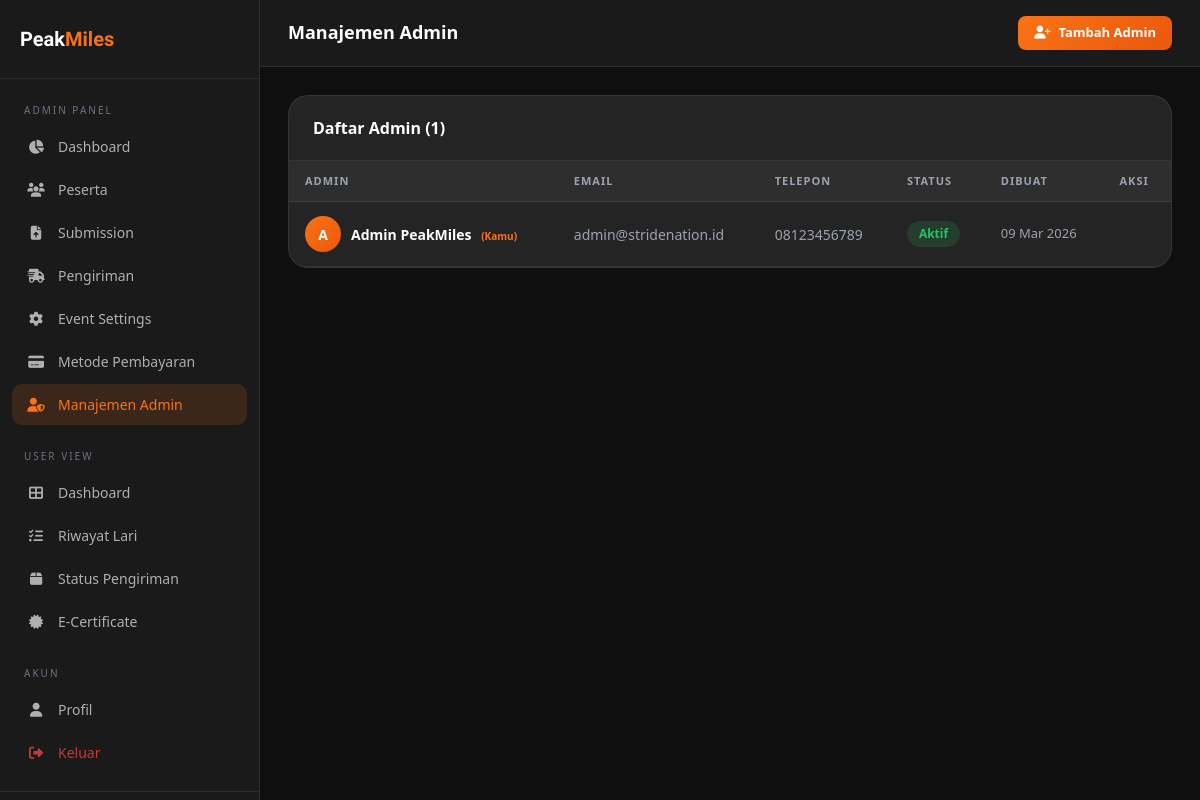
Page /admin/admins.php (signed in) on the committed database.
### tables this page shows
CREATE TABLE IF NOT EXISTS users (
    id INT AUTO_INCREMENT PRIMARY KEY,
    name VARCHAR(100) NOT NULL,
    email VARCHAR(150) NOT NULL UNIQUE,
    phone VARCHAR(20),
    password_hash VARCHAR(255) NOT NULL,
    role ENUM('user', 'admin') DEFAULT 'user',
    is_active TINYINT(1) DEFAULT 1,
    reset_token VARCHAR(100) NULL,
    reset_expires DATETIME NULL,
    created_at DATETIME DEFAULT CURRENT_TIMESTAMP,
    updated_at DATETIME DEFAULT CURRENT_TIMESTAMP ON UPDATE CURRENT_TIMESTAMP
);

### includes/functions.php (called while the page is built, shortened)
<?php
function getCurrentUser(): ?array {
    $db = getDB();
    $stmt = $db->prepare("SELECT u.*, p.dob, p.gender, p.address_full, p.province, p.city, p.postal_code, p.jersey_size
        FROM users u LEFT JOIN user_profiles p ON u.id = p.user_id WHERE u.id = ?");
    $stmt->execute([$_SESSION['user_id']]);
    return $stmt->fetch() ?: null;
}
function sanitize(string $input): string {
    return htmlspecialchars(trim($input), ENT_QUOTES, 'UTF-8');
}

### admin/admins.php (the view, shortened to what this page needs)
<?php
require_once __DIR__ . '/../includes/functions.php';
$db = getDB();
$adminUser = getCurrentUser();
$admins = $db->query("SELECT * FROM users WHERE role='admin' ORDER BY created_at DESC")->fetchAll();
?>
<!DOCTYPE html>
<html lang="id">
<head>
<link rel="stylesheet" href="<?= SITE_URL ?>/assets/css/style.css">
<link rel="stylesheet" href="https://cdn.jsdelivr.net/npm/bootstrap@5.3.0/dist/css/bootstrap.min.css">
<link rel="stylesheet" href="https://cdnjs.cloudflare.com/ajax/libs/font-awesome/6.4.0/css/all.min.css">
</head>
<body>
<div class="dashboard-layout">
  <?php require_once __DIR__ . '/../includes/sidebar.php'; ?>
  <div class="main-content">
    <div class="topbar">
      <div class="d-flex align-items-center gap-3">
        <div class="topbar-title">Manajemen Admin</div>
      </div>
      <button onclick="openModal('addAdminModal')" class="btn-primary-custom btn-sm-custom">
        <i class="fa fa-user-plus"></i> Tambah Admin
      </button>
    </div>
    <div class="page-content">
      <div class="table-container">
        <div class="table-header">
          <div class="table-title">Daftar Admin (<?= count($admins) ?>)</div>
        </div>
        <table class="table-custom">
          <thead>
            <tr>
              <th>Admin</th>
              <th>Email</th>
              <th>Telepon</th>
              <th>Status</th>
              <th>Dibuat</th>
              <th>Aksi</th>
            </tr>
          </thead>
          <tbody>
            <?php foreach ($admins as $a): ?>
            <tr>
              <td>
                <div style="display:flex;align-items:center;gap:10px;">
                  <div style="width:36px;height:36px;border-radius:50%;background:linear-gradient(135deg,var(--primary),var(--primary-dark));display:flex;align-items:center;justify-content:center;font-weight:700;font-size:14px;color:#fff;">
                    <?= strtoupper(substr($a['name'], 0, 1)) ?>
                  </div>
                  <div style="font-weight:600;color:#fff;"><?= sanitize($a['name']) ?>
                    <?php if ($a['id'] === $adminUser['id']): ?>
                    <span style="font-size:10px;color:var(--primary);margin-left:6px;">(Kamu)</span>
                    <?php endif; ?>
                  </div>
                </div>
              </td>
              <td style="color:var(--gray-light);"><?= sanitize($a['email']) ?></td>
              <td style="color:var(--gray-light);"><?= sanitize($a['phone'] ?? '-') ?></td>
              <td>
                <span class="status-badge <?= $a['is_active'] ? 'badge-approved' : 'badge-rejected' ?>">
                  <?= $a['is_active'] ? 'Aktif' : 'Nonaktif' ?>
                </span>
              </td>
              <td style="color:var(--gray-light);font-size:13px;"><?= date('d M Y', strtotime($a['created_at'])) ?></td>
              <td>
              </td>
            </tr>
            <?php endforeach; ?>
          </tbody>
        </table>
      </div>
    </div>
  </div>
</div>
</body>
</html>

### assets/css/style.css (style rules this page uses)
:root { --primary: #f97316; --primary-dark: #ea580c; --primary-light: #fed7aa; --dark: #0f0f0f; --dark-2: #1a1a1a; --dark-3: #242424; --dark-4: #2e2e2e; --gray: #6b7280; --gray-light: #9ca3af; --border: rgba(255,255,255,0.08); --success: #22c55e; --danger: #ef4444; --warning: #f59e0b; --info: #3b82f6; --radius: 12px; --radius-lg: 20px; --shadow: 0 4px 24px rgba(0,0,0,0.4); --shadow-glow: 0 0 40px rgba(249,115,22,0.2); }
* { margin: 0; padding: 0; box-sizing: border-box; }
html { scroll-behavior: smooth; background: #0f0f0f; }
body { font-family: 'Fira Sans', system-ui, sans-serif; background: var(--dark); color: #e5e7eb; line-height: 1.6; min-height: 100vh; }
.btn-primary-custom { background: linear-gradient(135deg, var(--primary), var(--primary-dark)); color: #fff; border: none; padding: 12px 28px; border-radius: var(--radius); font-weight: 600; font-size: 15px; cursor: pointer; transition: all 0.3s; display: inline-flex; align-items: center; gap: 8px; text-decoration: none; }
.btn-sm-custom { padding: 7px 16px; font-size: 13px; border-radius: 8px; }
.dashboard-layout { display: flex; min-height: 100vh; background: var(--dark); }
.main-content { margin-left: 260px; flex: 1; min-height: 100vh; }
.topbar { background: var(--dark-2); border-bottom: 1px solid var(--border); padding: 16px 28px; display: flex; align-items: center; justify-content: space-between; position: sticky; top: 0; z-index: 50; }
.topbar-title { font-size: 18px; font-weight: 700; color: #fff; }
.page-content { padding: 28px; }
.status-badge { display: inline-flex; align-items: center; gap: 6px; padding: 4px 12px; border-radius: 100px; font-size: 12px; font-weight: 600; }
.badge-approved { background: rgba(34,197,94,0.15); color: var(--success); }
.table-custom { width: 100%; border-collapse: collapse; font-size: 14px; }
.table-custom th { background: var(--dark-4); color: var(--gray-light); font-size: 11px; font-weight: 600; letter-spacing: 1px; text-transform: uppercase; padding: 12px 16px; text-align: left; border-bottom: 1px solid var(--border); }
.table-custom td { padding: 14px 16px; border-bottom: 1px solid var(--border); color: #e5e7eb; vertical-align: middle; }
.table-container { background: var(--dark-3); border: 1px solid var(--border); border-radius: var(--radius-lg); overflow: hidden; }
.table-header { padding: 20px 24px; border-bottom: 1px solid var(--border); display: flex; align-items: center; justify-content: space-between; gap: 16px; flex-wrap: wrap; }
.table-title { font-size: 16px; font-weight: 700; color: #fff; }
.d-flex { display: flex; }

### rows in the picture
users: name "A", name "Admin PeakMiles", shows "(Kamu)", email "admin@stridenation.id", phone "08123456789", is_active "Aktif", created_at "09 Mar 2026"

### other values in the picture
count($admins) "1"
